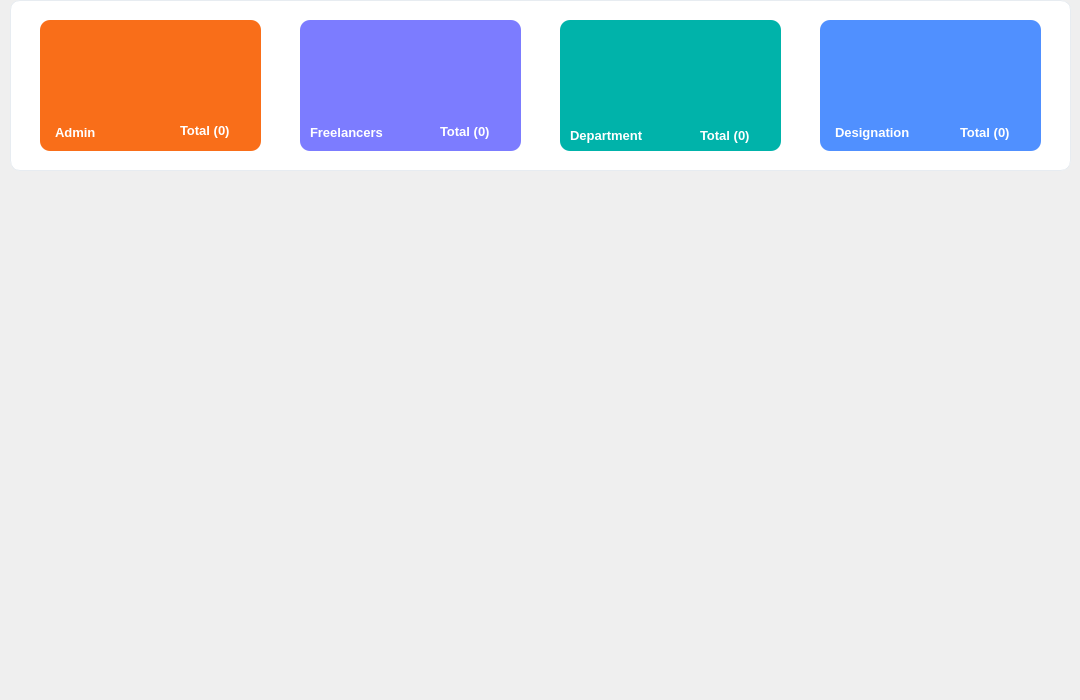
   <widget class="QWidget" name="page">
    <widget class="QFrame" name="frame_3">
     <property name="geometry">
      <rect>
       <x>10</x>
       <y>0</y>
       <width>1061</width>
       <height>171</height>
      </rect>
     </property>
     <property name="styleSheet">
      <string notr="true">QFrame#frame_3 {
background: white;
border-radius: 10px;
border: 1px solid #e7ecf1;
}</string>
     </property>
     <property name="frameShape">
      <enum>QFrame::StyledPanel</enum>
     </property>
     <property name="frameShadow">
      <enum>QFrame::Raised</enum>
     </property>
     <widget class="QFrame" name="frame">
      <property name="geometry">
       <rect>
        <x>30</x>
        <y>20</y>
        <width>221</width>
        <height>131</height>
       </rect>
      </property>
      <property name="styleSheet">
       <string notr="true">border-radius:10px;
background-color: qlineargradient(spread:pad, x1:0, y1:0, x2:1, y2:0, stop:1 rgba(248, 94, 0, 230));</string>
      </property>
      <property name="frameShape">
       <enum>QFrame::StyledPanel</enum>
      </property>
      <property name="frameShadow">
       <enum>QFrame::Raised</enum>
      </property>
      <widget class="QLabel" name="label_4">
       <property name="geometry">
        <rect>
         <x>10</x>
         <y>10</y>
         <width>81</width>
         <height>81</height>
        </rect>
       </property>
       <property name="styleSheet">
        <string notr="true">background: transparent;</string>
       </property>
       <property name="text">
        <string/>
       </property>
       <property name="pixmap">
        <pixmap resource="Resources.qrc">:/imgs/iconPic.png</pixmap>
       </property>
       <property name="scaledContents">
        <bool>true</bool>
       </property>
      </widget>
      <widget class="QLabel" name="label_8">
       <property name="geometry">
        <rect>
         <x>15</x>
         <y>97</y>
         <width>81</width>
         <height>31</height>
        </rect>
       </property>
       <property name="font">
        <font>
         <pointsize>10</pointsize>
         <weight>75</weight>
         <bold>true</bold>
        </font>
       </property>
       <property name="styleSheet">
        <string notr="true">background: transparent;
color: rgb(255, 255, 255);</string>
       </property>
       <property name="text">
        <string>Admin</string>
       </property>
      </widget>
      <widget class="QLabel" name="label_9">
       <property name="geometry">
        <rect>
         <x>140</x>
         <y>95</y>
         <width>81</width>
         <height>31</height>
        </rect>
       </property>
       <property name="font">
        <font>
         <pointsize>10</pointsize>
         <weight>75</weight>
         <bold>true</bold>
        </font>
       </property>
       <property name="styleSheet">
        <string notr="true">background: transparent;
color: rgb(255, 255, 255);</string>
       </property>
       <property name="text">
        <string>Total (0)</string>
       </property>
      </widget>
     </widget>
     <widget class="QFrame" name="frame_2">
      <property name="geometry">
       <rect>
        <x>290</x>
        <y>20</y>
        <width>221</width>
        <height>131</height>
       </rect>
      </property>
      <property name="styleSheet">
       <string notr="true">background-color: qlineargradient(spread:pad, x1:0, y1:0, x2:1, y2:1, stop:0.0199005 rgba(110, 110, 255, 230));
border-radius:10px;</string>
      </property>
      <property name="frameShape">
       <enum>QFrame::StyledPanel</enum>
      </property>
      <property name="frameShadow">
       <enum>QFrame::Raised</enum>
      </property>
      <widget class="QLabel" name="label_5">
       <property name="geometry">
        <rect>
         <x>10</x>
         <y>3</y>
         <width>81</width>
         <height>91</height>
        </rect>
       </property>
       <property name="styleSheet">
        <string notr="true">background: transparent;</string>
       </property>
       <property name="text">
        <string/>
       </property>
       <property name="pixmap">
        <pixmap resource="Resources.qrc">:/imgs/employees.png</pixmap>
       </property>
       <property name="scaledContents">
        <bool>true</bool>
       </property>
      </widget>
      <widget class="QLabel" name="label_10">
       <property name="geometry">
        <rect>
         <x>10</x>
         <y>97</y>
         <width>101</width>
         <height>31</height>
        </rect>
       </property>
       <property name="font">
        <font>
         <pointsize>10</pointsize>
         <weight>75</weight>
         <bold>true</bold>
        </font>
       </property>
       <property name="styleSheet">
        <string notr="true">background: transparent;
color: rgb(255, 255, 255);</string>
       </property>
       <property name="text">
        <string>Freelancers</string>
       </property>
      </widget>
      <widget class="QLabel" name="label_11">
       <property name="geometry">
        <rect>
         <x>140</x>
         <y>96</y>
         <width>81</width>
         <height>31</height>
        </rect>
       </property>
       <property name="font">
        <font>
         <pointsize>10</pointsize>
         <weight>75</weight>
         <bold>true</bold>
        </font>
       </property>
       <property name="styleSheet">
        <string notr="true">background: transparent;
color: rgb(255, 255, 255);</string>
       </property>
       <property name="text">
        <string>Total (0)</string>
       </property>
      </widget>
     </widget>
     <widget class="QFrame" name="frame_5">
      <property name="geometry">
       <rect>
        <x>550</x>
        <y>20</y>
        <width>221</width>
        <height>131</height>
       </rect>
      </property>
      <property name="styleSheet">
       <string notr="true">background-color: qlineargradient(spread:pad, x1:1, y1:0, x2:1, y2:0, stop:0 rgba(0, 179, 170, 255), stop:1 rgba(18, 220, 11, 230));
border-radius:10px;</string>
      </property>
      <property name="frameShape">
       <enum>QFrame::StyledPanel</enum>
      </property>
      <property name="frameShadow">
       <enum>QFrame::Raised</enum>
      </property>
      <widget class="QLabel" name="label_7">
       <property name="geometry">
        <rect>
         <x>16</x>
         <y>10</y>
         <width>91</width>
         <height>91</height>
        </rect>
       </property>
       <property name="styleSheet">
        <string notr="true">background: transparent;</string>
       </property>
       <property name="text">
        <string/>
       </property>
       <property name="pixmap">
        <pixmap resource="Resources.qrc">:/imgs/departmentIcon.png</pixmap>
       </property>
       <property name="scaledContents">
        <bool>true</bool>
       </property>
      </widget>
      <widget class="QLabel" name="label_16">
       <property name="geometry">
        <rect>
         <x>10</x>
         <y>100</y>
         <width>111</width>
         <height>31</height>
        </rect>
       </property>
       <property name="font">
        <font>
         <pointsize>10</pointsize>
         <weight>75</weight>
         <bold>true</bold>
        </font>
       </property>
       <property name="styleSheet">
        <string notr="true">background: transparent;
color: rgb(255, 255, 255);</string>
       </property>
       <property name="text">
        <string>Department</string>
       </property>
      </widget>
      <widget class="QLabel" name="label_17">
       <property name="geometry">
        <rect>
         <x>140</x>
         <y>100</y>
         <width>81</width>
         <height>31</height>
        </rect>
       </property>
       <property name="font">
        <font>
         <pointsize>10</pointsize>
         <weight>75</weight>
         <bold>true</bold>
        </font>
       </property>
       <property name="styleSheet">
        <string notr="true">background: transparent;
color: rgb(255, 255, 255);</string>
       </property>
       <property name="text">
        <string>Total (0)</string>
       </property>
      </widget>
     </widget>
     <widget class="QFrame" name="frame_4">
      <property name="geometry">
       <rect>
        <x>810</x>
        <y>20</y>
        <width>221</width>
        <height>131</height>
       </rect>
      </property>
      <property name="styleSheet">
       <string notr="true">background-color: qlineargradient(spread:pad, x1:0, y1:0, x2:0, y2:0, stop:0 rgba(80, 144, 255, 255), stop:1 rgba(110, 110, 255, 230));
border-radius:10px;</string>
      </property>
      <property name="frameShape">
       <enum>QFrame::StyledPanel</enum>
      </property>
      <property name="frameShadow">
       <enum>QFrame::Raised</enum>
      </property>
      <widget class="QLabel" name="label_6">
       <property name="geometry">
        <rect>
         <x>10</x>
         <y>10</y>
         <width>81</width>
         <height>81</height>
        </rect>
       </property>
       <property name="styleSheet">
        <string notr="true">background: transparent;</string>
       </property>
       <property name="text">
        <string/>
       </property>
       <property name="pixmap">
        <pixmap resource="Resources.qrc">:/imgs/designation.png</pixmap>
       </property>
       <property name="scaledContents">
        <bool>true</bool>
       </property>
      </widget>
      <widget class="QLabel" name="label_12">
       <property name="geometry">
        <rect>
         <x>15</x>
         <y>97</y>
         <width>111</width>
         <height>31</height>
        </rect>
       </property>
       <property name="font">
        <font>
         <pointsize>10</pointsize>
         <weight>75</weight>
         <bold>true</bold>
        </font>
       </property>
       <property name="styleSheet">
        <string notr="true">background: transparent;
color: rgb(255, 255, 255);</string>
       </property>
       <property name="text">
        <string>Designation</string>
       </property>
      </widget>
      <widget class="QLabel" name="label_13">
       <property name="geometry">
        <rect>
         <x>140</x>
         <y>97</y>
         <width>81</width>
         <height>31</height>
        </rect>
       </property>
       <property name="font">
        <font>
         <pointsize>10</pointsize>
         <weight>75</weight>
         <bold>true</bold>
        </font>
       </property>
       <property name="styleSheet">
        <string notr="true">background: transparent;
color: rgb(255, 255, 255);</string>
       </property>
       <property name="text">
        <string>Total (0)</string>
       </property>
      </widget>
      <widget class="QLabel" name="label_14">
       <property name="geometry">
        <rect>
         <x>375</x>
         <y>99</y>
         <width>81</width>
         <height>31</height>
        </rect>
       </property>
       <property name="font">
        <font>
         <pointsize>10</pointsize>
         <weight>75</weight>
         <bold>true</bold>
        </font>
       </property>
       <property name="styleSheet">
        <string notr="true">background: transparent;
color: rgb(255, 255, 255);</string>
       </property>
       <property name="text">
        <string>Total (0)</string>
       </property>
      </widget>
      <widget class="QLabel" name="label_15">
       <property name="geometry">
        <rect>
         <x>255</x>
         <y>100</y>
         <width>101</width>
         <height>31</height>
        </rect>
       </property>
       <property name="font">
        <font>
         <pointsize>10</pointsize>
         <weight>75</weight>
         <bold>true</bold>
        </font>
       </property>
       <property name="styleSheet">
        <string notr="true">background: transparent;
color: rgb(255, 255, 255);</string>
       </property>
       <property name="text">
        <string>Employees</string>
       </property>
      </widget>
     </widget>
    </widget>
    <widget class="QCustomPlot" name="customPlot" native="true">
     <property name="geometry">
      <rect>
       <x>10</x>
       <y>190</y>
       <width>1061</width>
       <height>501</height>
      </rect>
     </property>
     <property name="styleSheet">
      <string notr="true"/>
     </property>
    </widget>
   </widget>
